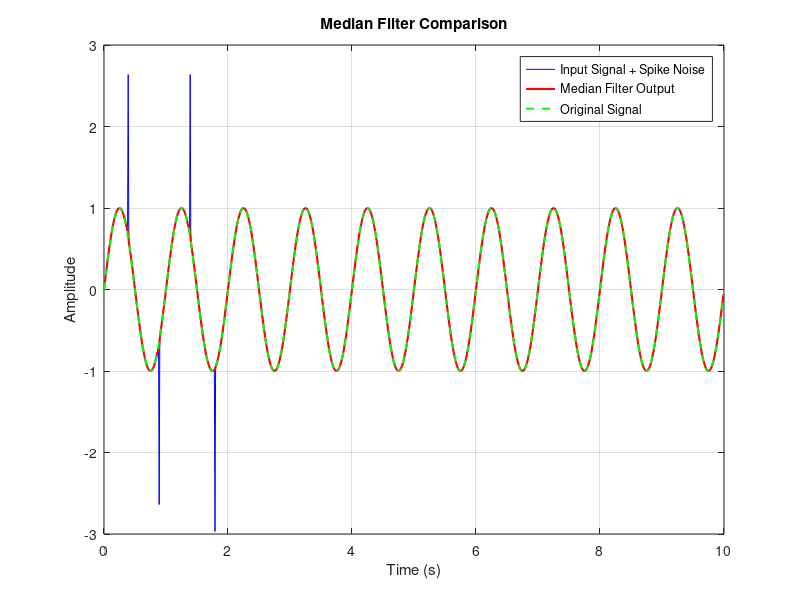

This figure's MATLAB source:
% Median Filter Comparison
clc;
clear;
close all;

% กำหนดตัวแปร
N = 1000;
fs = 100;
n = 0:N-1;
t = n/fs;

% สร้างสัญญาณต้นฉบับ
s4 = sin(2*pi*1*n/fs);

% สร้าง Spike Noise
noise4 = zeros(1,N);
noise4([40 90 140 180]) = [2 -2 2 -2];

% เพิ่ม Noise เข้าไปในสัญญาณ
x4 = s4 + noise4;

% กรองสัญญาณด้วย Median Filter
M = 5;
y4 = medfilt1(x4,M);

% แสดงกราฟเปรียบเทียบ
figure;
plot(t,x4,'b');
hold on;
plot(t,y4,'r','LineWidth',1.5);
plot(t,s4,'g--','LineWidth',1.5);

xlabel('Time (s)');
ylabel('Amplitude');
title('Median Filter Comparison');
legend('Input Signal + Spike Noise', ...
    'Median Filter Output', ...
    'Original Signal');
grid on;
hold off;
